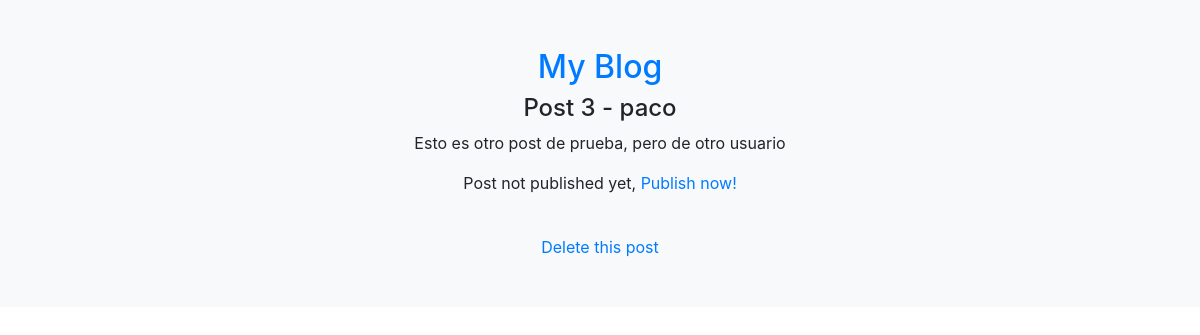
Screenshot of /post/7/ with the database file from the repository.
### blog/models.py (models this page shows, shortened)
class Post(models.Model):
    author = models.ForeignKey('auth.User')
    title = models.CharField(max_length=200)
    text = models.TextField()
    created_date = models.DateTimeField(default=timezone.now)
    published_date = models.DateTimeField(blank=True, null=True)

### blog/views.py (the view)
# urls.py: url(r'^post/(?P<post_id>\d+)/$', show_post),
def show_post(request, post_id):
    post = Post.objects.get(id=post_id)
    context = {'post': post, 'message': None}
    response = render(request, 'blog/show_post.html', context)
    return response

### blog/templates/blog/show_post.html
{% extends 'blog/base.html' %}
{% block content %}
  <div>
    <h4>{{ post.title }} - {{ post.author.username }}</h4>
  </div>
  <div>
    <p>{{ post.text }}</p>
  </div>
  <div>
    {% if post.published_date %}
      <p>{{ post.published_date }}</p>
    {% else %}
      <p>Post not published yet, <a href="/post/publish/{{ post.id }}/">Publish now!</a></p>
    {% endif %}
  </div>
  <br>
  <a href="/post/delete/{{ post.id }}/">Delete this post</a>
{% endblock %}

### rows the page displays
Post: title "Post 3", author.username "paco", text "Esto es otro post de prueba, pero de otro usuario"
